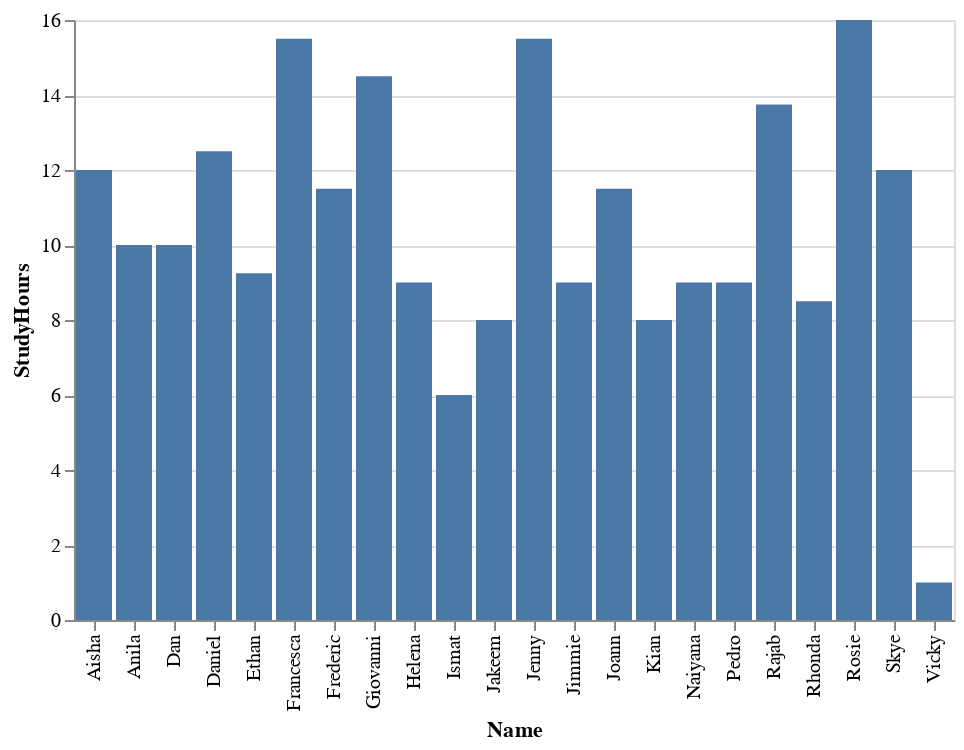

The notebook cell this image was saved under:
### Code cell
alt.Chart(df_students).mark_bar().encode(x='Name:N', y= 'StudyHours:Q')

### Figure 1 — Vega-Lite specification as saved in the notebook (floating-point values rounded to 4 significant figures)
{"config": {"view": {"continuousWidth": 400, "continuousHeight": 300}}, "data": {"name": "data-2c59dd5424fd4caab9460441a0134f77"}, "mark": "bar", "encoding": {"x": {"type": "nominal", "field": "Name"}, "y": {"type": "quantitative", "field": "StudyHours"}}, "$schema": "https://vega.github.io/schema/vega-lite/v4.8.1.json", "datasets": {"data-2c59dd5424fd4caab9460441a0134f77": [{"Name": "Rosie", "StudyHours": 16.0, "Grade": 97.0, "Pass New": true, "Pass": true}, {"Name": "Francesca", "StudyHours": 15.5, "Grade": 82.0, "Pass New": true, "Pass": true}, {"Name": "Giovanni", "StudyHours": 14.5, "Grade": 74.0, "Pass New": true, "Pass": true}, {"Name": "Jenny", "StudyHours": 15.5, "Grade": 70.0, "Pass New": true, "Pass": true}, {"Name": "Aisha", "StudyHours": 12.0, "Grade": 64.0, "Pass New": true, "Pass": true}, {"Name": "Daniel", "StudyHours": 12.5, "Grade": 63.0, "Pass New": true, "Pass": true}, {"Name": "Rajab", "StudyHours": 13.75, "Grade": 62.0, "Pass New": true, "Pass": true}, {"Name": "Frederic", "StudyHours": 11.5, "Grade": 53.0, "Pass New": false, "Pass": false}, {"Name": "Skye", "StudyHours": 12.0, "Grade": 52.0, "Pass New": false, "Pass": false}, {"Name": "Joann", "StudyHours": 11.5, "Grade": 50.0, "Pass New": false, "Pass": false}, {"Name": "Dan", "StudyHours": 10.0, "Grade": 50.0, "Pass New": false, "Pass": false}, {"Name": "Ethan", "StudyHours": 9.25, "Grade": 49.0, "Pass New": false, "Pass": false}, {"Name": "Anila", "StudyHours": 10.0, "Grade": 48.0, "Pass New": false, "Pass": false}, {"Name": "Pedro", "StudyHours": 9.0, "Grade": 47.0, "Pass New": false, "Pass": false}, {"Name": "Jimmie", "StudyHours": 9.0, "Grade": 42.0, "Pass New": false, "Pass": false}, {"Name": "Naiyana", "StudyHours": 9.0, "Grade": 37.0, "Pass New": false, "Pass": false}, {"Name": "Helena", "StudyHours": 9.0, "Grade": 36.0, "Pass New": false, "Pass": false}, {"Name": "Ismat", "StudyHours": 6.0, "Grade": 35.0, "Pass New": false, "Pass": false}, {"Name": "Jakeem", "StudyHours": 8.0, "Grade": 27.0, "Pass New": false, "Pass": false}, {"Name": "Rhonda", "StudyHours": 8.5, "Grade": 26.0, "Pass New": false, "Pass": false}, {"Name": "Kian", "StudyHours": 8.0, "Grade": 15.0, "Pass New": false, "Pass": false}, {"Name": "Vicky", "StudyHours": 1.0, "Grade": 3.0, "Pass New": false, "Pass": false}]}}
